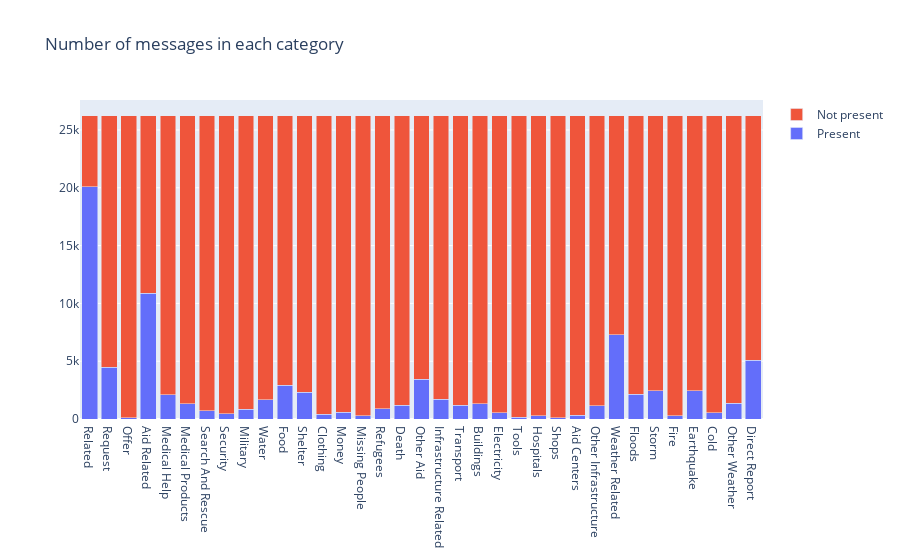

The notebook cell this image was saved under:
### Code cell
fig = go.Figure(data=[
    go.Bar(name='Present', x=counts_df['category'].apply(lambda x: x.replace('_', " ").title()), y=counts_df['one_count']),
    go.Bar(name='Not present', x=counts_df['category'].apply(lambda x: x.replace('_', " ").title()), y=counts_df['zero_count'])
])
fig.update_layout(barmode='stack', title='Number of messages in each category')
fig.show()

### Figure 1 — Plotly figure (JSON) as saved in the notebook; plotly's stock layout.template omitted (floating-point values rounded to 4 significant figures)
{"data": [{"name": "Present", "type": "bar", "x": ["Related", "Request", "Offer", "Aid Related", "Medical Help", "Medical Products", "Search And Rescue", "Security", "Military", "Water", "Food", "Shelter", "Clothing", "Money", "Missing People", "Refugees", "Death", "Other Aid", "Infrastructure Related", "Transport", "Buildings", "Electricity", "Tools", "Hospitals", "Shops", "Aid Centers", "Other Infrastructure", "Weather Related", "Floods", "Storm", "Fire", "Earthquake", "Cold", "Other Weather", "Direct Report"], "y": [20093, 4474, 118, 10860, 2084, 1313, 724, 471, 860, 1672, 2923, 2314, 405, 604, 298, 875, 1194, 3446, 1705, 1201, 1333, 532, 159, 283, 120, 309, 1151, 7297, 2155, 2443, 282, 2455, 530, 1376, 5075]}, {"name": "Not present", "type": "bar", "x": ["Related", "Request", "Offer", "Aid Related", "Medical Help", "Medical Products", "Search And Rescue", "Security", "Military", "Water", "Food", "Shelter", "Clothing", "Money", "Missing People", "Refugees", "Death", "Other Aid", "Infrastructure Related", "Transport", "Buildings", "Electricity", "Tools", "Hospitals", "Shops", "Aid Centers", "Other Infrastructure", "Weather Related", "Floods", "Storm", "Fire", "Earthquake", "Cold", "Other Weather", "Direct Report"], "y": [6122, 21741, 26097, 15355, 24131, 24902, 25491, 25744, 25355, 24543, 23292, 23901, 25810, 25611, 25917, 25340, 25021, 22769, 24510, 25014, 24882, 25683, 26056, 25932, 26095, 25906, 25064, 18918, 24060, 23772, 25933, 23760, 25685, 24839, 21140]}], "layout": {"barmode": "stack", "title": {"text": "Number of messages in each category"}}}
